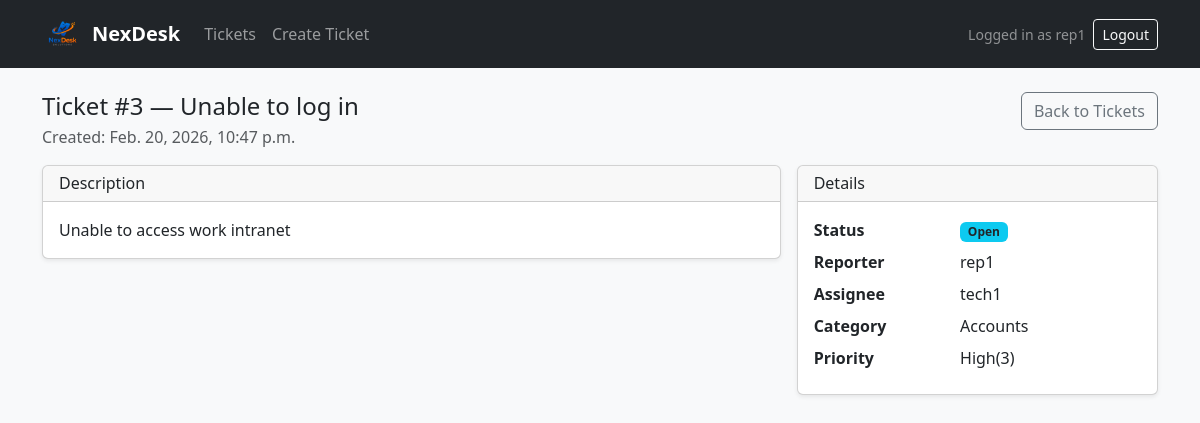
Page /tickets/3/ (signed in) on the committed database.
### tickets/models.py (models this page shows, shortened)
class Ticket(models.Model):
    title = models.CharField(max_length=120)
    description = models.TextField()
    status = models.CharField(
        max_length=20,
        choices=TicketStatus.choices,
        default=TicketStatus.NEW,
    )
    created_at = models.DateTimeField(default=timezone.now)
    updated_at = models.DateTimeField(auto_now=True)
    assigned_at = models.DateTimeField(null=True, blank=True)
    reporter = models.ForeignKey(
        settings.AUTH_USER_MODEL,
        on_delete=models.PROTECT,
        related_name="reported_tickets",
    )
    assignee = models.ForeignKey(
        settings.AUTH_USER_MODEL,
        on_delete=models.PROTECT,
        null=True,
        blank=True,
        related_name="assigned_tickets",
    )
    category = models.ForeignKey(Category, on_delete=models.PROTECT)
    priority = models.ForeignKey(Priority, on_delete=models.PROTECT)

class Category(models.Model):
    name = models.CharField(max_length=80, unique=True)
    is_active = models.BooleanField(default=True)

class Priority(models.Model):
    name = models.CharField(max_length=20, unique=True)  # Low/Medium/High/Critical
    rank = models.PositiveIntegerField(default=1)

### tickets/views.py (the view)
# urls.py: path("tickets/<int:ticket_id>/", views.ticket_detail, name="ticket_detail"),
@login_required
def ticket_detail(request, ticket_id: int):
    ticket = get_object_or_404(Ticket, pk=ticket_id)
    is_admin = request.user.is_superuser or user_has_role(request.user, RoleName.ADMIN)
    return render(request, "tickets/ticket_detail.html", {"ticket": ticket, "is_admin": is_admin})

### tickets/models.py (called while the page is built)
def user_has_role(user, role_name: str) -> bool:
    if getattr(user, "is_superuser", False) and role_name == RoleName.ADMIN:
        return True
    return hasattr(user, "user_role") and user.user_role.role.role_name == role_name

### tickets/templates/tickets/ticket_detail.html (shortened to what this page needs)
{% extends "tickets/base.html" %}
{% block content %}
<div class="d-flex align-items-start justify-content-between flex-wrap gap-2 mb-3">
  <div>
    <h1 class="h4 mb-1">Ticket #{{ ticket.id }} — {{ ticket.title }}</h1>
    <div class="text-muted">Created: {{ ticket.created_at }}</div>
  </div>
  <div class="d-flex gap-2">
    <a class="btn btn-outline-secondary" href="{% url 'ticket_list' %}">Back to Tickets</a>
  </div>
</div>
<div class="row g-3">
  <div class="col-12 col-lg-8">
    <div class="card shadow-sm">
      <div class="card-header">
        <h2 class="h6 mb-0">Description</h2>
      </div>
      <div class="card-body">
        <p class="mb-0">{{ ticket.description }}</p>
      </div>
    </div>
  </div>
  <div class="col-12 col-lg-4">
    <div class="card shadow-sm">
      <div class="card-header">
        <h2 class="h6 mb-0">Details</h2>
      </div>
      <div class="card-body">
        <dl class="row mb-0">
          <dt class="col-5">Status</dt>
          <dd class="col-7">
            <span class="badge bg-info text-dark">{{ ticket.status }}</span>
          </dd>
          <dt class="col-5">Reporter</dt>
          <dd class="col-7">{{ ticket.reporter.username }}</dd>
          <dt class="col-5">Assignee</dt>
          <dd class="col-7">{{ ticket.assignee.username|default:"Unassigned" }}</dd>
          <dt class="col-5">Category</dt>
          <dd class="col-7">{{ ticket.category.name }}</dd>
          <dt class="col-5">Priority</dt>
          <dd class="col-7">{{ ticket.priority.name }}</dd>
        </dl>
      </div>
    </div>
  </div>
</div>
{% endblock %}

### tickets/templates/tickets/base.html (shortened to what this page needs)
{% load static %}
<!doctype html>
<html lang="en">
<head>
  <link href="https://cdn.jsdelivr.net/npm/bootstrap@5.3.3/dist/css/bootstrap.min.css" rel="stylesheet">
</head>
<body class="bg-light">
<nav class="navbar navbar-expand-lg navbar-dark bg-dark">
  <div class="container">
<a class="navbar-brand d-flex align-items-center gap-2" href="{% url 'ticket_list' %}">
  <img src="{% static 'images/logo.png' %}"
       alt="NexDesk Solutions logo"
       style="height: 42px; width: auto;">
  <span class="fw-semibold">NexDesk</span>
</a>
    <div class="collapse navbar-collapse" id="nav">
      <ul class="navbar-nav me-auto">
        <li class="nav-item">
          <a class="nav-link" href="{% url 'ticket_list' %}">Tickets</a>
        </li>
        <li class="nav-item">
          <a class="nav-link" href="{% url 'ticket_create' %}">Create Ticket</a>
        </li>
      </ul>
      <div class="d-flex align-items-center gap-2">
        {% if user.is_authenticated %}
          <span class="text-white-50 small">
            Logged in as {{ user.username }}
          </span>
          <form method="post" action="{% url 'logout' %}" class="d-inline">
            <button type="submit" class="btn btn-outline-light btn-sm">
              Logout
            </button>
          </form>
        {% else %}
          <a class="btn btn-outline-light btn-sm"
             href="{% url 'login' %}">
             Login
          </a>
        {% endif %}
      </div>
    </div>
  </div>
</nav>
<main class="container py-4">
  {% block content %}{% endblock %}
</main>
</body>
</html>

### rows in the picture
Ticket: id "3", title "Unable to log in", created_at "Feb. 20, 2026, 10:47 p.m.", description "Unable to access work intranet", status "Open", reporter.username "rep1", assignee.username "tech1", category.name "Accounts", priority.name "High(3)"

### other values in the picture
{{ user.username }} "rep1"
